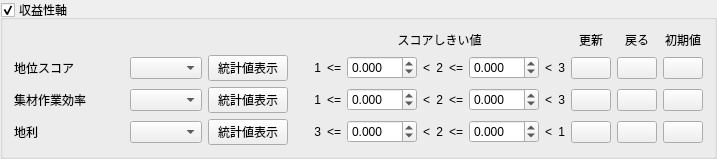
        <widget class="QGroupBox" name="scoringProfitGroupbox">
         <property name="title">
          <string>収益性軸</string>
         </property>
         <property name="flat">
          <bool>false</bool>
         </property>
         <property name="checkable">
          <bool>true</bool>
         </property>
         <layout class="QVBoxLayout" name="verticalLayout_6">
          <item>
           <layout class="QGridLayout" name="gridLayout_4">
            <item row="3" column="17">
             <widget class="QPushButton" name="scoringDistanceStyleInitPushbutton">
              <property name="text">
               <string/>
              </property>
              <property name="icon">
               <iconset>
                <normaloff>imgs/mActionFirst.svg</normaloff>imgs/mActionFirst.svg</iconset>
              </property>
             </widget>
            </item>
            <item row="1" column="8">
             <widget class="QLabel" name="label_15">
              <property name="text">
               <string>&lt;</string>
              </property>
             </widget>
            </item>
            <item row="2" column="17">
             <widget class="QPushButton" name="scoringCostStyleInitPushbutton">
              <property name="text">
               <string/>
              </property>
              <property name="icon">
               <iconset>
                <normaloff>imgs/mActionFirst.svg</normaloff>imgs/mActionFirst.svg</iconset>
              </property>
             </widget>
            </item>
            <item row="3" column="16">
             <widget class="QPushButton" name="scoringDistanceStyleUndoPushbutton">
              <property name="text">
               <string/>
              </property>
              <property name="icon">
               <iconset>
                <normaloff>imgs/mActionArrowLeft.svg</normaloff>imgs/mActionArrowLeft.svg</iconset>
              </property>
             </widget>
            </item>
            <item row="3" column="1">
             <widget class="QLabel" name="label_38">
              <property name="minimumSize">
               <size>
                <width>110</width>
                <height>0</height>
               </size>
              </property>
              <property name="toolTip">
               <string>道からの水平距離(m）を示す。地域の作業システムに応じた集材可能な道からの距離を絶対値としてしきい値を設定する。</string>
              </property>
              <property name="text">
               <string>地利</string>
              </property>
             </widget>
            </item>
            <item row="0" column="17">
             <widget class="QLabel" name="label_3">
              <property name="text">
               <string>初期値</string>
              </property>
              <property name="alignment">
               <set>Qt::AlignCenter</set>
              </property>
             </widget>
            </item>
            <item row="2" column="16">
             <widget class="QPushButton" name="scoringCostStyleUndoPushbutton">
              <property name="text">
               <string/>
              </property>
              <property name="icon">
               <iconset>
                <normaloff>imgs/mActionArrowLeft.svg</normaloff>imgs/mActionArrowLeft.svg</iconset>
              </property>
             </widget>
            </item>
            <item row="1" column="2">
             <widget class="QgsMapLayerComboBox" name="scoringSiteidxLayerCombobox">
              <property name="sizePolicy">
               <sizepolicy hsizetype="Expanding" vsizetype="Fixed">
                <horstretch>0</horstretch>
                <verstretch>0</verstretch>
               </sizepolicy>
              </property>
             </widget>
            </item>
            <item row="2" column="2">
             <widget class="QgsMapLayerComboBox" name="scoringCostLayerCombobox">
              <property name="sizePolicy">
               <sizepolicy hsizetype="Expanding" vsizetype="Fixed">
                <horstretch>0</horstretch>
                <verstretch>0</verstretch>
               </sizepolicy>
              </property>
             </widget>
            </item>
            <item row="3" column="5">
             <widget class="QLabel" name="scoringDistanceScore1Label">
              <property name="text">
               <string>3</string>
              </property>
              <property name="alignment">
               <set>Qt::AlignRight|Qt::AlignTrailing|Qt::AlignVCenter</set>
              </property>
             </widget>
            </item>
            <item row="3" column="7">
             <widget class="QDoubleSpinBox" name="scoringDistanceThreshold1Spinbox">
              <property name="maximumSize">
               <size>
                <width>70</width>
                <height>16777215</height>
               </size>
              </property>
              <property name="decimals">
               <number>3</number>
              </property>
              <property name="minimum">
               <double>-10000.000000000000000</double>
              </property>
              <property name="maximum">
               <double>10000.000000000000000</double>
              </property>
             </widget>
            </item>
            <item row="1" column="13">
             <widget class="QLabel" name="scoringSiteidxScore3Label">
              <property name="text">
               <string>3</string>
              </property>
              <property name="alignment">
               <set>Qt::AlignRight|Qt::AlignTrailing|Qt::AlignVCenter</set>
              </property>
             </widget>
            </item>
            <item row="1" column="3">
             <widget class="QPushButton" name="scoringSiteidxStatsButton">
              <property name="text">
               <string>統計値表示</string>
              </property>
             </widget>
            </item>
            <item row="1" column="9">
             <widget class="QLabel" name="scoringSiteidxScore2Label">
              <property name="text">
               <string>2</string>
              </property>
              <property name="alignment">
               <set>Qt::AlignRight|Qt::AlignTrailing|Qt::AlignVCenter</set>
              </property>
             </widget>
            </item>
            <item row="1" column="14">
             <widget class="QPushButton" name="scoringSiteidxStyleReloadPushbutton">
              <property name="maximumSize">
               <size>
                <width>40</width>
                <height>16777215</height>
               </size>
              </property>
              <property name="text">
               <string/>
              </property>
              <property name="icon">
               <iconset>
                <normaloff>imgs/mActionRefresh.svg</normaloff>imgs/mActionRefresh.svg</iconset>
              </property>
              <property name="checkable">
               <bool>false</bool>
              </property>
             </widget>
            </item>
            <item row="3" column="11">
             <widget class="QDoubleSpinBox" name="scoringDistanceThreshold2Spinbox">
              <property name="maximumSize">
               <size>
                <width>70</width>
                <height>16777215</height>
               </size>
              </property>
              <property name="decimals">
               <number>3</number>
              </property>
              <property name="minimum">
               <double>-10000.000000000000000</double>
              </property>
              <property name="maximum">
               <double>10000.000000000000000</double>
              </property>
             </widget>
            </item>
            <item row="2" column="7">
             <widget class="QDoubleSpinBox" name="scoringCostThreshold1Spinbox">
              <property name="maximumSize">
               <size>
                <width>70</width>
                <height>16777215</height>
               </size>
              </property>
              <property name="decimals">
               <number>3</number>
              </property>
              <property name="minimum">
               <double>-10000.000000000000000</double>
              </property>
              <property name="maximum">
               <double>10000.000000000000000</double>
              </property>
             </widget>
            </item>
            <item row="1" column="11">
             <widget class="QDoubleSpinBox" name="scoringSiteidxThreshold2Spinbox">
              <property name="maximumSize">
               <size>
                <width>70</width>
                <height>16777215</height>
               </size>
              </property>
              <property name="decimals">
               <number>3</number>
              </property>
              <property name="minimum">
               <double>-10000.000000000000000</double>
              </property>
              <property name="maximum">
               <double>10000.000000000000000</double>
              </property>
             </widget>
            </item>
            <item row="2" column="11">
             <widget class="QDoubleSpinBox" name="scoringCostThreshold2Spinbox">
              <property name="maximumSize">
               <size>
                <width>70</width>
                <height>16777215</height>
               </size>
              </property>
              <property name="decimals">
               <number>3</number>
              </property>
              <property name="minimum">
               <double>-10000.000000000000000</double>
              </property>
              <property name="maximum">
               <double>10000.000000000000000</double>
              </property>
             </widget>
            </item>
            <item row="3" column="13">
             <widget class="QLabel" name="scoringDistanceScore3Label">
              <property name="text">
               <string>1</string>
              </property>
              <property name="alignment">
               <set>Qt::AlignRight|Qt::AlignTrailing|Qt::AlignVCenter</set>
              </property>
             </widget>
            </item>
            <item row="2" column="14">
             <widget class="QPushButton" name="scoringCostStyleReloadPushbutton">
              <property name="maximumSize">
               <size>
                <width>40</width>
                <height>16777215</height>
               </size>
              </property>
              <property name="text">
               <string/>
              </property>
              <property name="icon">
               <iconset>
                <normaloff>imgs/mActionRefresh.svg</normaloff>imgs/mActionRefresh.svg</iconset>
              </property>
             </widget>
            </item>
            <item row="2" column="5">
             <widget class="QLabel" name="scoringCostScore1Label">
              <property name="text">
               <string>1</string>
              </property>
              <property name="alignment">
               <set>Qt::AlignRight|Qt::AlignTrailing|Qt::AlignVCenter</set>
              </property>
             </widget>
            </item>
            <item row="3" column="12">
             <widget class="QLabel" name="label_30">
              <property name="text">
               <string>&lt;</string>
              </property>
             </widget>
            </item>
            <item row="1" column="17">
             <widget class="QPushButton" name="scoringSiteidxStyleInitPushbutton">
              <property name="text">
               <string/>
              </property>
              <property name="icon">
               <iconset>
                <normaloff>imgs/mActionFirst.svg</normaloff>imgs/mActionFirst.svg</iconset>
              </property>
             </widget>
            </item>
            <item row="1" column="6">
             <widget class="QLabel" name="label_12">
              <property name="text">
               <string>&lt;=</string>
              </property>
             </widget>
            </item>
            <item row="1" column="16">
             <widget class="QPushButton" name="scoringSiteidxStyleUndoPushbutton">
              <property name="text">
               <string/>
              </property>
              <property name="icon">
               <iconset>
                <normaloff>imgs/mActionArrowLeft.svg</normaloff>imgs/mActionArrowLeft.svg</iconset>
              </property>
             </widget>
            </item>
            <item row="3" column="8">
             <widget class="QLabel" name="label_23">
              <property name="text">
               <string>&lt;</string>
              </property>
             </widget>
            </item>
            <item row="0" column="5" colspan="9">
             <widget class="QLabel" name="label_51">
              <property name="text">
               <string>スコアしきい値</string>
              </property>
              <property name="textFormat">
               <enum>Qt::AutoText</enum>
              </property>
              <property name="scaledContents">
               <bool>false</bool>
              </property>
              <property name="alignment">
               <set>Qt::AlignCenter</set>
              </property>
             </widget>
            </item>
            <item row="1" column="7">
             <widget class="QDoubleSpinBox" name="scoringSiteidxThreshold1Spinbox">
              <property name="maximumSize">
               <size>
                <width>70</width>
                <height>16777215</height>
               </size>
              </property>
              <property name="decimals">
               <number>3</number>
              </property>
              <property name="minimum">
               <double>-10000.000000000000000</double>
              </property>
              <property name="maximum">
               <double>10000.000000000000000</double>
              </property>
             </widget>
            </item>
            <item row="1" column="4" rowspan="3">
             <spacer name="horizontalSpacer">
              <property name="orientation">
               <enum>Qt::Horizontal</enum>
              </property>
              <property name="sizeType">
               <enum>QSizePolicy::Fixed</enum>
              </property>
              <property name="sizeHint" stdset="0">
               <size>
                <width>20</width>
                <height>20</height>
               </size>
              </property>
             </spacer>
            </item>
            <item row="2" column="3">
             <widget class="QPushButton" name="scoringCostStatsButton">
              <property name="text">
               <string>統計値表示</string>
              </property>
             </widget>
            </item>
            <item row="3" column="9">
             <widget class="QLabel" name="scoringDistanceScore2Label">
              <property name="text">
               <string>2</string>
              </property>
              <property name="alignment">
               <set>Qt::AlignRight|Qt::AlignTrailing|Qt::AlignVCenter</set>
              </property>
             </widget>
            </item>
            <item row="2" column="9">
             <widget class="QLabel" name="scoringCostScore2Label">
              <property name="text">
               <string>2</string>
              </property>
              <property name="alignment">
               <set>Qt::AlignRight|Qt::AlignTrailing|Qt::AlignVCenter</set>
              </property>
             </widget>
            </item>
            <item row="2" column="1">
             <widget class="QLabel" name="label_37">
              <property name="minimumSize">
               <size>
                <width>110</width>
                <height>0</height>
               </size>
              </property>
              <property name="toolTip">
               <string>傾斜と起伏量に応じた集材作業効率（値が大きければ効率がよくコストが低いため収益性が高くなる）。CSVファイルでの指定に応じてしきい値を設定する。</string>
              </property>
              <property name="text">
               <string>集材作業効率</string>
              </property>
             </widget>
            </item>
            <item row="3" column="10">
             <widget class="QLabel" name="label_28">
              <property name="text">
               <string>&lt;=</string>
              </property>
             </widget>
            </item>
            <item row="1" column="10">
             <widget class="QLabel" name="label_16">
              <property name="text">
               <string>&lt;=</string>
              </property>
             </widget>
            </item>
            <item row="2" column="8">
             <widget class="QLabel" name="label_22">
              <property name="text">
               <string>&lt;</string>
              </property>
             </widget>
            </item>
            <item row="2" column="12">
             <widget class="QLabel" name="label_29">
              <property name="text">
               <string>&lt;</string>
              </property>
             </widget>
            </item>
            <item row="1" column="1">
             <widget class="QLabel" name="label_36">
              <property name="minimumSize">
               <size>
                <width>110</width>
                <height>0</height>
               </size>
              </property>
              <property name="toolTip">
               <string>地位指数（40年生時点の樹高(m)を推定した値）を示す。しきい値設定においては大中小を相対的に設定してよい。</string>
              </property>
              <property name="text">
               <string>地位スコア</string>
              </property>
             </widget>
            </item>
            <item row="2" column="6">
             <widget class="QLabel" name="label_13">
              <property name="text">
               <string>&lt;=</string>
              </property>
             </widget>
            </item>
            <item row="3" column="3">
             <widget class="QPushButton" name="scoringDistanceStatsButton">
              <property name="text">
               <string>統計値表示</string>
              </property>
             </widget>
            </item>
            <item row="3" column="6">
             <widget class="QLabel" name="label_14">
              <property name="text">
               <string>&lt;=</string>
              </property>
             </widget>
            </item>
            <item row="1" column="5">
             <widget class="QLabel" name="scoringSiteidxScore1Label">
              <property name="text">
               <string>1</string>
              </property>
              <property name="alignment">
               <set>Qt::AlignRight|Qt::AlignTrailing|Qt::AlignVCenter</set>
              </property>
             </widget>
            </item>
            <item row="2" column="13">
             <widget class="QLabel" name="scoringCostScore3Label">
              <property name="text">
               <string>3</string>
              </property>
              <property name="alignment">
               <set>Qt::AlignRight|Qt::AlignTrailing|Qt::AlignVCenter</set>
              </property>
             </widget>
            </item>
            <item row="3" column="2">
             <widget class="QgsMapLayerComboBox" name="scoringDistanceLayerCombobox">
              <property name="sizePolicy">
               <sizepolicy hsizetype="Expanding" vsizetype="Fixed">
                <horstretch>0</horstretch>
                <verstretch>0</verstretch>
               </sizepolicy>
              </property>
             </widget>
            </item>
            <item row="1" column="12">
             <widget class="QLabel" name="label_17">
              <property name="text">
               <string>&lt;</string>
              </property>
             </widget>
            </item>
            <item row="2" column="10">
             <widget class="QLabel" name="label_27">
              <property name="text">
               <string>&lt;=</string>
              </property>
             </widget>
            </item>
            <item row="3" column="14">
             <widget class="QPushButton" name="scoringDistanceStyleReloadPushbutton">
              <property name="maximumSize">
               <size>
                <width>40</width>
                <height>16777215</height>
               </size>
              </property>
              <property name="text">
               <string/>
              </property>
              <property name="icon">
               <iconset>
                <normaloff>imgs/mActionRefresh.svg</normaloff>imgs/mActionRefresh.svg</iconset>
              </property>
             </widget>
            </item>
            <item row="0" column="14">
             <widget class="QLabel" name="label_4">
              <property name="text">
               <string>更新</string>
              </property>
              <property name="alignment">
               <set>Qt::AlignCenter</set>
              </property>
             </widget>
            </item>
            <item row="0" column="16">
             <widget class="QLabel" name="label_2">
              <property name="text">
               <string>戻る</string>
              </property>
              <property name="alignment">
               <set>Qt::AlignCenter</set>
              </property>
             </widget>
            </item>
           </layout>
          </item>
         </layout>
        </widget>
